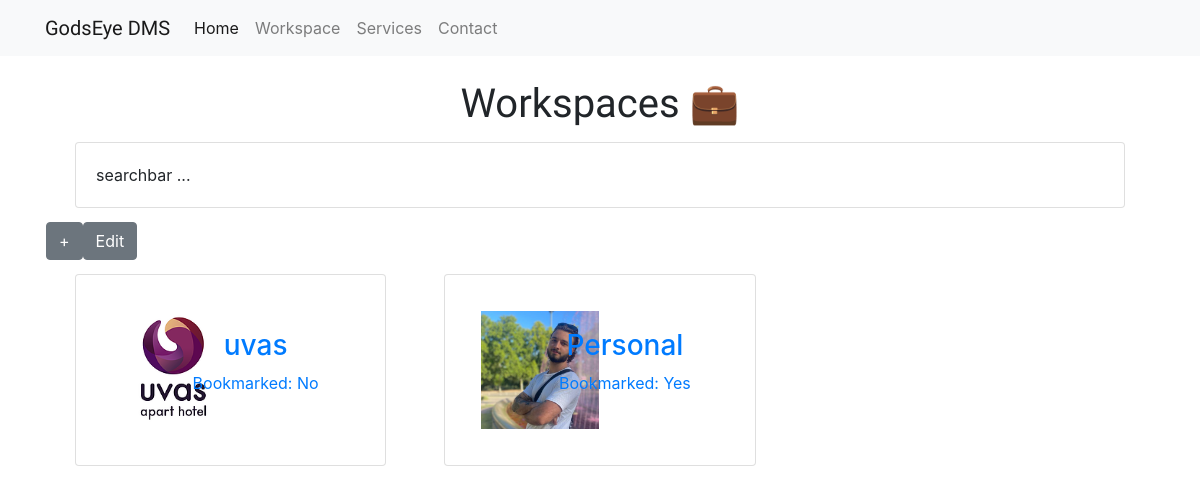
The page /workspaces/ on the database its author committed.
### workspace/models.py (models this page shows, shortened)
class Workspace(models.Model):
    id = models.AutoField(primary_key=True)  # Add an auto-incrementing ID field as the primary key
    title = models.CharField(max_length=100)
    logo = models.ImageField(upload_to='workspaces/logos/')  # This specifies the upload path for the logo images.
    bookmarked = models.BooleanField(default=False, blank=True)

### workspace/views.py (the view)
# urls.py: path("workspaces/", views.workspace_list, name="workspaces"),
def workspace_list(request):
    workspaces = Workspace.objects.all()
    return render(request, 'workspace.html', {'workspaces': workspaces})

### workspace/templates/workspace.html (shortened to what this page needs)
{% extends 'layout.html' %}
{% load static %}
{% block content %}
<main class="container">
    <h1 class="display-5 text-center custom-font">Workspaces 💼</h1>
    <p class="card card-body">searchbar ...</p>
    <div class="grid d-flex gap-3">
        <div class="row">
            <button id="toggleCreateFormBtn" href="{% url 'create_workspace' %}" class="btn btn-secondary">
                +
            </button>
            <button href="#" class="btn btn-secondary">Edit</button>
        </div>
    </div>
    {% if workspaces %}
    <div class="row">
        {% for workspace in workspaces %}
        <div class="col-12 col-sm-6 col-md-4">
            <a class="card card-body" href="{% url 'workspace_detail' %}">
                <div class="row align-items-center">
                    <div class="col-12 col-md-2">
                        {% if workspace.logo %}
                        <div class="logo-wrapper text-center">
                            <img src="{{ workspace.logo.url }}" class="p-3 workspace-logo" alt="Workspace Logo">
                        </div>
                        {% endif %}
                    </div>
                    <div class="col-12 col-md text-center">
                        <h3>{{ workspace.title }}</h3>
                        <p class="bookmarked-info">Bookmarked: {% if workspace.bookmarked %}Yes{% else %}No{% endif %}
                        </p>
                    </div>
                </div>
            </a>
        </div>
        {% endfor %}
    </div>
    {% else %}
    <p>No workspaces found yet.</p>
    {% endif %}
</main>
{% endblock %}

### static/css/main.css (style rules this page uses)
.custom-font { font-family: "Shrikhand", cursive, sans-serif; }
.workspace-logo { position: absolute; top: 50%; left: 50%; transform: translate(-50%, -50%); max-height: 100%; width: auto; height: auto; }
.logo-wrapper { position: relative; justify-content: center; align-items: center; min-height: 150px; min-width: 150px; }
.logo-wrapper img { max-width: 100%; max-height: 100%; }
.card-body { margin: 14px; }

### rows shown on the page
Workspace: logo (picture), title "uvas", bookmarked "No"
Workspace: logo (placeholder picture), title "Personal", bookmarked "Yes"
